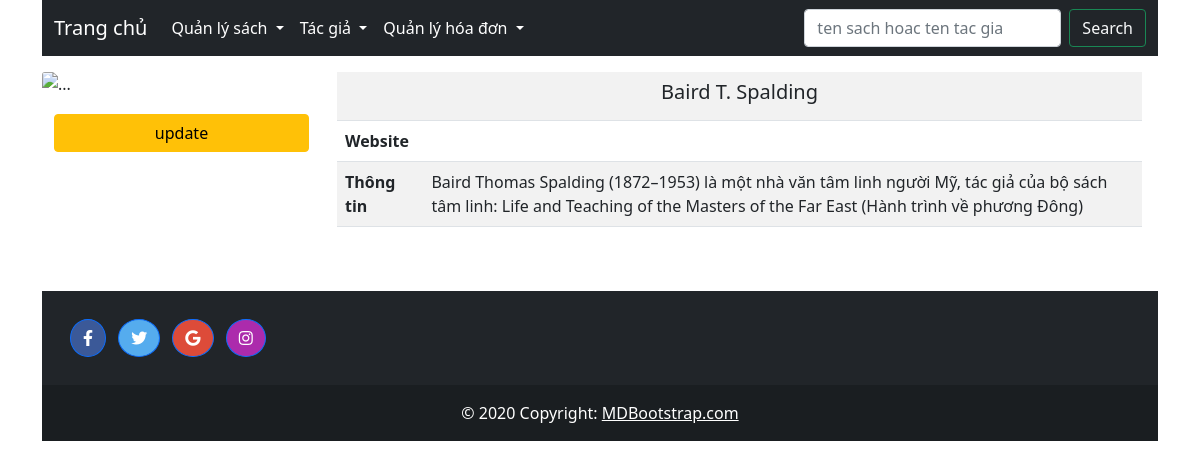
/source-code/index.php?page=author-details&author_id=2, run on the app's committed database.
### tables this page shows
CREATE TABLE `author` (
  `author_id` int NOT NULL,
  `author_name` varchar(255) NOT NULL,
  `birth_death` varchar(50) DEFAULT NULL,
  `author_image` varchar(255) DEFAULT NULL,
  `website` varchar(255) DEFAULT NULL,
  `description` text
);

### source-code/src/Controller/AuthorController.php (called while the page is built, shortened)
<?php
class AuthorController
{
    protected $authorModel;
    public function __construct(){
        $this->authorModel = new AuthorModel();
    }
    public function showAuthorDetail(){
        $id = (int)$_REQUEST['author_id'];
        $author = $this->authorModel->getAuthorById($id);
        include "src/View/author/author-details.php";
    }
}

### source-code/src/Model/AuthorModel.php (called while the page is built, shortened)
<?php
class AuthorModel
{
    protected $database;
    public function __construct(){
        $db = new DBConnect();
        $this->database = $db->connect();
    }
    public function getAuthorById($id){
        $sql = "SELECT*FROM author WHERE author_id=:id";
        $stmt = $this->database->prepare($sql);
        $stmt->bindValue(':id',$id);
        $stmt->execute();
        return $stmt->fetchAll();
    }
}

### source-code/src/Model/DBConnect.php (called while the page is built, shortened)
<?php
class DBConnect
{
    protected $dns;
    protected $username;
    protected $password;
    public function __construct()
    {
        $this->dns = 'mysql:host=127.0.0.1;dbname=book_shop';
        $this->username = 'root';
        $this->password = 'admin123';
    }
    public function connect()
    {
        try {
            return new PDO($this->dns, $this->username, $this->password);
        }catch(\PDOException $e){
            echo $e->getMessage();
            exit();
        }
    }
}

### source-code/src/View/author/author-details.php (the view)
<?php
    require "src/View/layout/header.php";
?>
    <div class="row my-content col">
            <div class="card mb-3 " style="border: none;">
                <div class="row g-0">
                    <div class="col-lg-3 col-md-6 mb-3 mt-6" style="margin-top: 1.2vw">
                        <div>
                            <img class="card-img-top img-fluid" src="images/<?php echo $author[0]['author_image'] ?>" alt="...">
                        </div>
                        <div class="row add-book" style="margin-top: 1.5vw">
                            <div class="mb-3 col-12 d-grid gap-2">
                                <a  class="btn btn-warning" href="index.php?page=update-author&author_id=<?php echo $author[0]['author_id'] ?>" >update</a>
                            </div>
                        </div>
                    </div>
                    <div class="col-lg-9 col-md-6 mb-3">
                        <div class="card-body">
                            <table class="table-striped table">
                                <tr>
                                    <th colspan="2"><h5 class="card-title text-center"><?php echo $author[0]['author_name'] ?></h5></th>
                                </tr>
                                <tr>
                                    <th><p class="card-text">Website</p></th>
                                    <td><p class="card-text"><a style="text-decoration: none" href="<?php echo $author[0]['website'] ?>"><?php echo $author[0]['website'] ?></a></p></td>
                                </tr>
                                <tr>
                                    <th><p class="card-text">Thông tin</p></th>
                                    <td><p class="card-text"><?php echo $author[0]['description'] ?></p></td>
                                </tr>
                            </table>
                        </div>
                    </div>
                </div>
            </div>
    </div>
<?php
require "src/View/layout/footer.php";
?>

### source-code/CSS/main.css (style rules this page uses)
.card-img-top { width: 100%; height: 28vw; object-fit: cover; }
.add-book { margin-left: 0; margin-right: 0; }

### data on the page
author: author_name "Baird T. Spalding", description "Baird Thomas Spalding (1872–1953) là một nhà văn tâm linh người Mỹ, tác giả của bộ sách tâm linh: Life and Teaching of the Masters of the Far East (Hành trình về phương Đông)"
